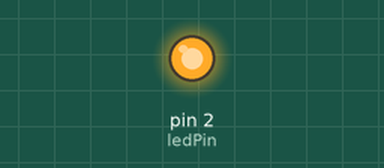
This sketch was run on a simulated Arduino Uno, built with avr-gcc and run on an emulated ATmega328P. Shown: output pins drawn as LEDs (lit = HIGH).

Above: at 0.1 s.
At 2.9 s:
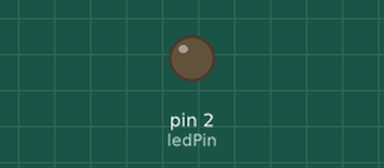
Timing chart, 0 to 5.2 s (numbered marks = the images above):
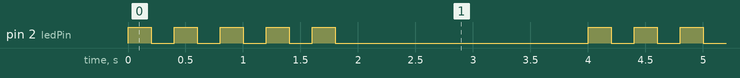

The sketch:

Do-While.ino
```cpp
const int ledPin = 2;

void setup() {
  pinMode(ledPin, OUTPUT);

}

void loop() {
  int blinkCounter = 0;

  do {
    digitalWrite(2, HIGH);
    delay(200);
    digitalWrite(2, LOW);
    delay(200);
    blinkCounter++;

  } while (blinkCounter < 5);

delay (2000);

}
```

Measured:
- by itself, pin 2 (ledPin): repeats every 4.0 s: 4 × (LOW 0.20 s, HIGH 0.20 s), LOW 2.2 s, HIGH 0.20 s
- by itself, everything shown: repeats every 4.0 s, in 10 steps
